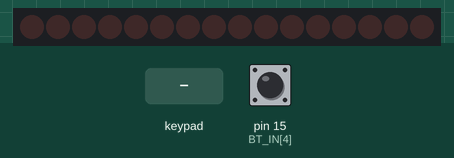
Bench run of a sketch on a simulated Arduino Leonardo, built with avr-gcc and run on an emulated ATmega32U4. Shown: 16 shift-register outputs drawn as a row of LEDs (first output left, lit = HIGH). Wiring (inferred from the names in the program): 4×4 keypad with keys 1 2 3 A 4 5 6 B 7 8 9 C * 0 # D (labels assumed): rows pin 5, pin 4, pin 3, pin 2; columns pin 6, pin 7, pin 8, pin 9; 2 × shift register (74HC595): data pin 14; shift clock pin 10; latch pin 16. Wiring (inferred from the signals the program sends): row of LEDs: on Q0, Q1, Q2, Q3, Q4, Q5, Q6, Q7, Q8, Q9, Q10, Q11, Q12, Q13, Q14, Q15. The inputs (shaded band) are chosen by the test bench; at power-on: pin 15 (BT_IN[4]) HIGH. USB keyboard and mouse output is not drawn.

Above: at 1.2 s.
1.3 s: key '#' pressed
At 2.3 s:
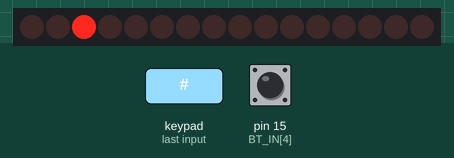
2.8 s: keypad keys 1 2 D pressed 0.4 s apart
At 5.0 s:
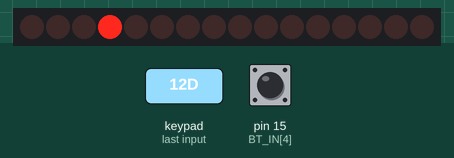
5.5 s: key 'D' pressed
At 6.6 s:
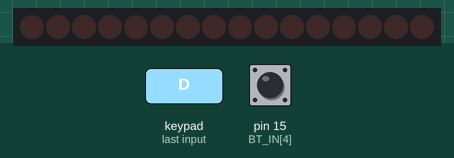
Timing chart, 0 to 8.5 s (numbered marks = the images above; inputs shaded):
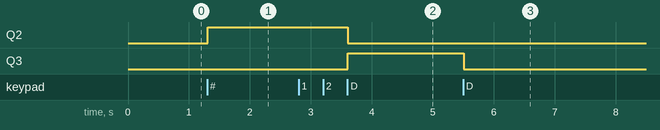

The sketch:

adruinocd.ino
```cpp
#define KEY_PAUSE           0xD0
#define KEY_NUM_LOCK        0xDB
#define KEY_PRINT_SCREEN    0xCE
#define KEY_SCROLL_LOCK     0xCF
#define KEY_LEFT_GUI        0x83
#define KEY_NUM_LOCK        0xDB
#define KEY_PAUSE           0xD0
#define KEY_NUM_LOCK        0xDB
#define KEY_KP_ENTER        0xE0


// 3 chân điều khiển 74hc595
#define LAT     16
#define CLK     10
#define DATA    14

#define IN     5
#define OUT    4

#define DELAY_PRESS   100

#include "Keyboard.h"

byte led1,led2;
bool LED[10] = {0,0,0,0,0,0,0,0,0,0};
// shift, Sym, Num, sup, capslock, g, hand, GUI, ALT, CTRL
byte point;
byte count = 0;
byte countSpace = 0;
byte countShift = 0;
bool capsLock = 0, spaceLock = 0;

byte BT_OUT[4] = {5,4,3,2};
byte BT_IN[5] = {6,7,8,9,15};

byte mode = 0;
char key[7][15] = {{'p', 'w', 'r', 'a', 'f',
                    'd', 't', 'h', 'e', 'o',
                    'y', 's', 'n', 'i', 'u'}
                  ,{'j', 'm', 'b', '\'', KEY_TAB,
                    'v', 'c', 'l', 'z', 'q',
                    'x', 'g', 'k', 0, 0}
                  ,{';', ':', '*', '&', '?',
                    '_', '@', '-', '!', '/',
                    '{', '[', '(', '<', '"'}
                  ,{'#', '$', '=', '+', KEY_TAB,
                    '^', '~', '|', '%', 0,
                    '}', ']', ')', '>', '`'}
                  ,{'-', '7', '8', '9', '*',
                    '+', '4', '5', '6', '/',
                    '0', '1', '2', '3', '-'}
                  ,{ KEY_PAGE_UP,    KEY_PAUSE,      KEY_END,          KEY_HOME,       KEY_ESC,
                    KEY_PAGE_DOWN,  KEY_UP_ARROW,   KEY_LEFT_ALT,     KEY_LEFT_CTRL,  KEY_INSERT,
                    KEY_LEFT_ARROW, KEY_DOWN_ARROW, KEY_RIGHT_ARROW,  KEY_BACKSPACE,  KEY_DELETE}
                  ,{KEY_NUM_LOCK, 0, KEY_PRINT_SCREEN, KEY_SCROLL_LOCK, 0,
                    0, KEY_LEFT_GUI, 0, 0, 0,
                    0, 0, 0, 0, 0}  };


void setup() {
  pinMode(LAT, OUTPUT);
  pinMode(CLK, OUTPUT);
  pinMode(DATA, OUTPUT);

  for(int i = 0; i<OUT; i++){
    pinMode(BT_OUT[i], OUTPUT);
    digitalWrite(BT_OUT[i], HIGH);
  }
  for(int i = 0; i<IN; i++){
    pinMode(BT_IN[i], INPUT_PULLUP);
  }

  Serial.begin(9600);
  Keyboard.begin();
  LoadLed();
}

void loop() {
  //if(mode)  mode = 0;

  digitalWrite(BT_OUT[3], LOW);
  delay(1);
  checkShift();
  checkEnter();
  checkSymbol();
  checkNumber();
  checkSpace();
  digitalWrite(BT_OUT[3], HIGH);
  delay(1);

  ScanKey(mode);
  Keyboard.releaseAll();
}


void ScanKey(byte modeX){
  // Start Scan key
  count = 0;
  for(byte i=0; i<OUT-1; i++){
    digitalWrite(BT_OUT[i], LOW);
    delay(1);
    for(byte j=0; j<IN; j++){
      point = IN*i+j;
      if(!digitalRead(BT_IN[j]) && key[modeX][point] !=0){
        Keyboard.write(key[modeX][point]);
        while(!digitalRead(BT_IN[j])){
          count++;
          if(count > 50)
            break;
          delay(5);
        }
        count = 0;
      }
    }
    digitalWrite(BT_OUT[i], HIGH);
    delay(1);
  }
//  if(modeX == 1){
//    digitalWrite(BT_OUT[3], LOW);
//    delay(1);
//    if(!digitalRead(BT_IN[1])){
//        Keyboard.write('.');
//        while(!digitalRead(BT_IN[1])){
//          count++;
//          if(count > 50)
//            break;
//          delay(5);
//        }
//        count = 0;
//      }
//      if(!digitalRead(BT_IN[2])){
//        Keyboard.write(',');
//        while(!digitalRead(BT_IN[2])){
//          count++;
//          if(count > 50)
//            break;
//          delay(5);
//        }
//        count = 0;
//      }
//      digitalWrite(BT_OUT[3], HIGH);
//      delay(1);
//  }
  // Stop Scan key
}
////////////////////
void checkShift(){
  if(!digitalRead(BT_IN[0])){
    // check double
    while(!digitalRead(BT_IN[0])){
      countShift++;
      delay(5);
      if(countShift > 100)
        break;
    }
    while(countShift <= 100){
      countShift++;
      delay(5);
      if(countShift > 100)
        break;
      if(!digitalRead(BT_IN[0])){
        LED[4] = 1 - LED[4];
        Keyboard.press(KEY_CAPS_LOCK);
        LoadLed();
        while(!digitalRead(BT_IN[0])){
          countShift++;
          delay(5);
          if(countShift > 100)
            break;
        }
        break;
      }
    }
    // end check double
    Keyboard.press(KEY_LEFT_SHIFT);
    if(LED[0] == 0){
      LED[0] = 1;
      LoadLed();
    }
  } else {
    Keyboard.release(KEY_LEFT_SHIFT);
    if(LED[0] == 1){
      LED[0] = 0;
      LoadLed();
    }
    if(countShift)
      countShift = 0;
  }
}
void checkEnter(){
  if(!digitalRead(BT_IN[1])){
    if(mode == 1)
      Keyboard.write('.');
    else  Keyboard.write(KEY_KP_ENTER);
    while(!digitalRead(BT_IN[1])){
      count++;
      if(count > 50)
        break;
      delay(5);
    }
    count = 0;
  }
}
void checkSymbol(){
  if(!digitalRead(BT_IN[2])){
    if(mode == 1)
      Keyboard.write(',');
    else  {
      if(mode == 2){
        mode = 0;
        if(LED[1] == 1){
          LED[1] = 0;
          LoadLed();
        }
      } else {
        mode = 2;
        if(LED[1] == 0){
          LED[1] = 1;
          LED[2] = 0;
          LoadLed();
        }
      }
    }
    while(!digitalRead(BT_IN[2])){
        count++;
        if(count > 50)
          break;
        delay(5);
      }
      count = 0;
  }
}
void checkNumber(){
  if(!digitalRead(BT_IN[3])){
    if(mode == 4){
      mode = 0;
      if(LED[2] == 1){
        LED[2] = 0;
        LoadLed();
      }
    } else {
      mode = 4;
      if(LED[2] == 0){
        LED[2] = 1;
        LED[1] = 0;
        LoadLed();
      }
    }
    while(!digitalRead(BT_IN[3]));
    delay(100);
  }
}
void checkSpace(){
  if(!digitalRead(BT_IN[4])){
    // check double
    while(!digitalRead(BT_IN[4])){
      countSpace++;
      delay(5);
      if(countSpace > 100){
        break;
      }
    }
    while(countSpace <= 100){
      countSpace++;
      delay(5);
      if(countSpace > 100){
        Keyboard.write(' ');

        break;
      }
      if(!digitalRead(BT_IN[4])){
        LED[3] = 1 - LED[3];
        LoadLed();
        while(!digitalRead(BT_IN[4])){
          countSpace++;
          delay(5);
          if(countSpace > 100)
            break;
        }
        break;
      }
    }
    // end check double
    if(countSpace > 100){
      if(!digitalRead(BT_IN[4])){
        if(mode==0 || mode==2 || mode==4)
          mode++;
      }
    }
  } else  {
    if( LED[3] &&(mode==0 || mode==2 || mode==4))
      mode++;
    if(LED[3]==0 && (mode==1 || mode==3 || mode==5))
      mode--;
    if(countSpace)
      countSpace = 0;
  }

}
/////////////////////
void LoadLed(){
  led1 =  LED[0] + LED[1]*2 + LED[2]*4 + LED[3]*8
        + LED[4]*16 + LED[5]*32 + LED[6]*64;
  led1 = led1<<1;
  led2 =  LED[7]*16 + LED[8]*32 + LED[9]*64;
  led2 = led2<<1;
  digitalWrite(LAT, LOW);
  shiftOut(DATA, CLK, MSBFIRST, led2);
  shiftOut(DATA, CLK, MSBFIRST, led1);
  digitalWrite(LAT, HIGH);
}
```

Measured:
- after the input at 1.3 s, Q2: LOW → HIGH at once
- after the input at 2.8 s, Q2: HIGH → LOW after 0.80 s; Q3: LOW → HIGH after 0.80 s
- after the input at 5.5 s, Q3: HIGH → LOW at once
